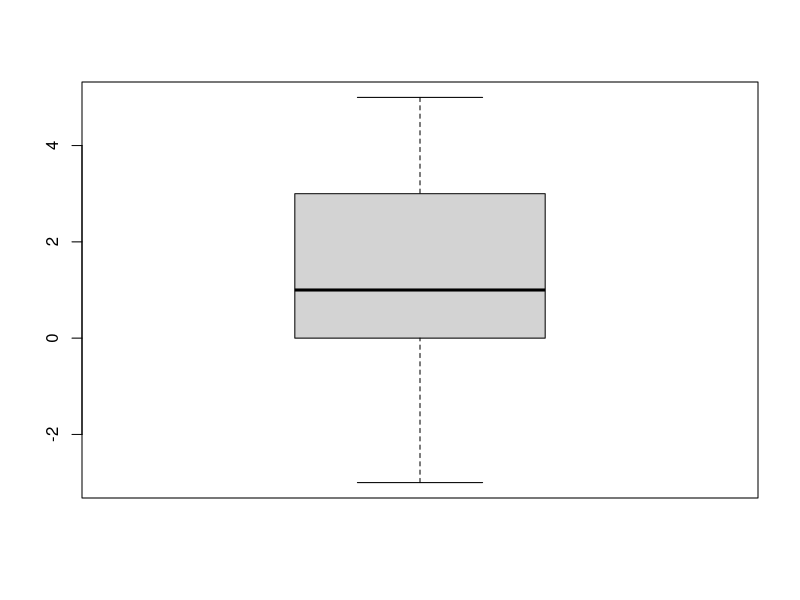

R code for this plot:
## ---- chunk 1
n1<-35
mean<-76.9
null_mean<-72
sd<-11.6
t<-(mean-null_mean)/(sd/sqrt(n1))
p_value<-2*pt(t,df=n1-1,lower.tail=F);p_value
## ---- chunk 2
n2<-57
mean<-70.42
null_mean<-72
sd<-9.95
t<-(mean-null_mean)/(sd/sqrt(n1))
p_value<-2*pt(t,df=n1-1,lower.tail=T);p_value
## ---- chunk 3
data<-c(4,4,5,1,-2,0,2,4,-3,0,0,0,-2,2,1)
summary(data)
boxplot(data)
## ---- chunk 4
data<-c(4,4,5,1,-2,0,2,4,-3,0,0,0,-2,2,1)
n<-15
mean<-sum(data)/n
sd<-sd(data)
t<-(mean-0)/(sd/sqrt(n));t
## ---- chunk 5
p_value<-pt(t,df<-n-1,lower.tail = F)
p_value
## ---- chunk 6
x1<-7.66
x2<-6.81
sd1<-1.34
sd2<-1.73
t<-(x1-x2)/sqrt((sd1^2/25)+(sd2^2/148));t
## ---- chunk 7
p_value<-2*pt(t,df=38,lower.tail=F);p_value
## ---- chunk 8
n1<-25
n2<-148
pool_sd<-sqrt(((n1-1)*sd1^2+(n2-1)*sd2^2)/(n1+n2-2))
pool_se<-pool_sd*sqrt((1/n1)+(1/n2))
pool_t<-(x1-x2)/pool_se;pool_t
poolp_value<-2*pt(pool_t,df=n1+n2-2,lower.tail=F);poolp_value

## ---- chunk 9
#1.48=ef*30
ef<-1.48/sqrt(30)
ef
## ---- chunk 10
#-2.33=ef/sqrt(1/40+1/50)
ef<--2.33*sqrt(1/40+1/50)
ef
